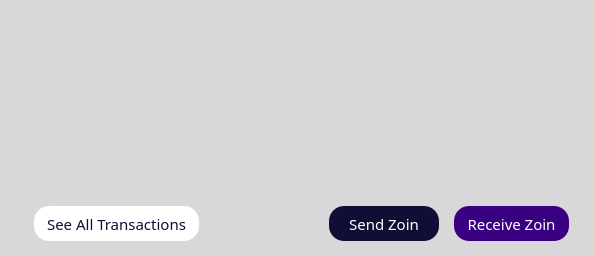
           <widget class="QFrame" name="frame_4">
            <property name="palette">
             <palette>
              <active>
               <colorrole role="Button">
                <brush brushstyle="SolidPattern">
                 <color alpha="255">
                  <red>216</red>
                  <green>216</green>
                  <blue>219</blue>
                 </color>
                </brush>
               </colorrole>
               <colorrole role="Base">
                <brush brushstyle="SolidPattern">
                 <color alpha="255">
                  <red>216</red>
                  <green>216</green>
                  <blue>219</blue>
                 </color>
                </brush>
               </colorrole>
               <colorrole role="Window">
                <brush brushstyle="SolidPattern">
                 <color alpha="255">
                  <red>216</red>
                  <green>216</green>
                  <blue>219</blue>
                 </color>
                </brush>
               </colorrole>
              </active>
              <inactive>
               <colorrole role="Button">
                <brush brushstyle="SolidPattern">
                 <color alpha="255">
                  <red>216</red>
                  <green>216</green>
                  <blue>219</blue>
                 </color>
                </brush>
               </colorrole>
               <colorrole role="Base">
                <brush brushstyle="SolidPattern">
                 <color alpha="255">
                  <red>216</red>
                  <green>216</green>
                  <blue>219</blue>
                 </color>
                </brush>
               </colorrole>
               <colorrole role="Window">
                <brush brushstyle="SolidPattern">
                 <color alpha="255">
                  <red>216</red>
                  <green>216</green>
                  <blue>219</blue>
                 </color>
                </brush>
               </colorrole>
              </inactive>
              <disabled>
               <colorrole role="Button">
                <brush brushstyle="SolidPattern">
                 <color alpha="255">
                  <red>216</red>
                  <green>216</green>
                  <blue>219</blue>
                 </color>
                </brush>
               </colorrole>
               <colorrole role="Base">
                <brush brushstyle="SolidPattern">
                 <color alpha="255">
                  <red>216</red>
                  <green>216</green>
                  <blue>219</blue>
                 </color>
                </brush>
               </colorrole>
               <colorrole role="Window">
                <brush brushstyle="SolidPattern">
                 <color alpha="255">
                  <red>216</red>
                  <green>216</green>
                  <blue>219</blue>
                 </color>
                </brush>
               </colorrole>
              </disabled>
             </palette>
            </property>
            <property name="styleSheet">
             <string notr="true">background-color: rgb(216, 216, 219);
border:0;</string>
            </property>
            <property name="frameShape">
             <enum>QFrame::StyledPanel</enum>
            </property>
            <property name="frameShadow">
             <enum>QFrame::Raised</enum>
            </property>
            <layout class="QVBoxLayout" name="verticalLayout">
             <property name="spacing">
              <number>0</number>
             </property>
             <property name="leftMargin">
              <number>0</number>
             </property>
             <property name="topMargin">
              <number>0</number>
             </property>
             <property name="rightMargin">
              <number>0</number>
             </property>
             <property name="bottomMargin">
              <number>0</number>
             </property>
             <item>
              <widget class="QListView" name="listTransactions">
               <property name="sizePolicy">
                <sizepolicy hsizetype="Expanding" vsizetype="Expanding">
                 <horstretch>0</horstretch>
                 <verstretch>0</verstretch>
                </sizepolicy>
               </property>
               <property name="palette">
                <palette>
                 <active>
                  <colorrole role="Button">
                   <brush brushstyle="SolidPattern">
                    <color alpha="255">
                     <red>255</red>
                     <green>255</green>
                     <blue>255</blue>
                    </color>
                   </brush>
                  </colorrole>
                  <colorrole role="Light">
                   <brush brushstyle="SolidPattern">
                    <color alpha="255">
                     <red>0</red>
                     <green>255</green>
                     <blue>255</blue>
                    </color>
                   </brush>
                  </colorrole>
                  <colorrole role="BrightText">
                   <brush brushstyle="SolidPattern">
                    <color alpha="255">
                     <red>255</red>
                     <green>0</green>
                     <blue>255</blue>
                    </color>
                   </brush>
                  </colorrole>
                  <colorrole role="Base">
                   <brush brushstyle="SolidPattern">
                    <color alpha="255">
                     <red>255</red>
                     <green>255</green>
                     <blue>255</blue>
                    </color>
                   </brush>
                  </colorrole>
                  <colorrole role="Window">
                   <brush brushstyle="SolidPattern">
                    <color alpha="255">
                     <red>255</red>
                     <green>255</green>
                     <blue>255</blue>
                    </color>
                   </brush>
                  </colorrole>
                  <colorrole role="AlternateBase">
                   <brush brushstyle="SolidPattern">
                    <color alpha="255">
                     <red>0</red>
                     <green>0</green>
                     <blue>255</blue>
                    </color>
                   </brush>
                  </colorrole>
                  <colorrole role="NoRole">
                   <brush brushstyle="SolidPattern">
                    <color alpha="255">
                     <red>0</red>
                     <green>0</green>
                     <blue>255</blue>
                    </color>
                   </brush>
                  </colorrole>
                 </active>
                 <inactive>
                  <colorrole role="Button">
                   <brush brushstyle="SolidPattern">
                    <color alpha="255">
                     <red>255</red>
                     <green>255</green>
                     <blue>255</blue>
                    </color>
                   </brush>
                  </colorrole>
                  <colorrole role="Light">
                   <brush brushstyle="SolidPattern">
                    <color alpha="255">
                     <red>0</red>
                     <green>255</green>
                     <blue>255</blue>
                    </color>
                   </brush>
                  </colorrole>
                  <colorrole role="BrightText">
                   <brush brushstyle="SolidPattern">
                    <color alpha="255">
                     <red>255</red>
                     <green>0</green>
                     <blue>255</blue>
                    </color>
                   </brush>
                  </colorrole>
                  <colorrole role="Base">
                   <brush brushstyle="SolidPattern">
                    <color alpha="255">
                     <red>255</red>
                     <green>255</green>
                     <blue>255</blue>
                    </color>
                   </brush>
                  </colorrole>
                  <colorrole role="Window">
                   <brush brushstyle="SolidPattern">
                    <color alpha="255">
                     <red>255</red>
                     <green>255</green>
                     <blue>255</blue>
                    </color>
                   </brush>
                  </colorrole>
                  <colorrole role="AlternateBase">
                   <brush brushstyle="SolidPattern">
                    <color alpha="255">
                     <red>0</red>
                     <green>0</green>
                     <blue>255</blue>
                    </color>
                   </brush>
                  </colorrole>
                  <colorrole role="NoRole">
                   <brush brushstyle="SolidPattern">
                    <color alpha="255">
                     <red>0</red>
                     <green>0</green>
                     <blue>255</blue>
                    </color>
                   </brush>
                  </colorrole>
                 </inactive>
                 <disabled>
                  <colorrole role="Button">
                   <brush brushstyle="SolidPattern">
                    <color alpha="255">
                     <red>255</red>
                     <green>255</green>
                     <blue>255</blue>
                    </color>
                   </brush>
                  </colorrole>
                  <colorrole role="Light">
                   <brush brushstyle="SolidPattern">
                    <color alpha="255">
                     <red>0</red>
                     <green>255</green>
                     <blue>255</blue>
                    </color>
                   </brush>
                  </colorrole>
                  <colorrole role="BrightText">
                   <brush brushstyle="SolidPattern">
                    <color alpha="255">
                     <red>255</red>
                     <green>0</green>
                     <blue>255</blue>
                    </color>
                   </brush>
                  </colorrole>
                  <colorrole role="Base">
                   <brush brushstyle="SolidPattern">
                    <color alpha="255">
                     <red>255</red>
                     <green>255</green>
                     <blue>255</blue>
                    </color>
                   </brush>
                  </colorrole>
                  <colorrole role="Window">
                   <brush brushstyle="SolidPattern">
                    <color alpha="255">
                     <red>255</red>
                     <green>255</green>
                     <blue>255</blue>
                    </color>
                   </brush>
                  </colorrole>
                  <colorrole role="AlternateBase">
                   <brush brushstyle="SolidPattern">
                    <color alpha="255">
                     <red>0</red>
                     <green>0</green>
                     <blue>255</blue>
                    </color>
                   </brush>
                  </colorrole>
                  <colorrole role="NoRole">
                   <brush brushstyle="SolidPattern">
                    <color alpha="255">
                     <red>0</red>
                     <green>0</green>
                     <blue>255</blue>
                    </color>
                   </brush>
                  </colorrole>
                 </disabled>
                </palette>
               </property>
               <property name="font">
                <font>
                 <family>ZoinLight</family>
                 <pointsize>11</pointsize>
                </font>
               </property>
               <property name="styleSheet">
                <string notr="true">background-color: rgb(255, 255, 255);
QListView { background: transparent; };
border:0;
padding-left: 25;
padding-right:25;
padding-top: 15;
padding-bottom: 15;</string>
               </property>
               <property name="frameShape">
                <enum>QFrame::StyledPanel</enum>
               </property>
               <property name="frameShadow">
                <enum>QFrame::Plain</enum>
               </property>
               <property name="verticalScrollBarPolicy">
                <enum>Qt::ScrollBarAlwaysOff</enum>
               </property>
               <property name="horizontalScrollBarPolicy">
                <enum>Qt::ScrollBarAlwaysOff</enum>
               </property>
               <property name="selectionMode">
                <enum>QAbstractItemView::NoSelection</enum>
               </property>
               <property name="spacing">
                <number>0</number>
               </property>
              </widget>
             </item>
             <item>
              <widget class="QFrame" name="frame_2">
               <property name="sizePolicy">
                <sizepolicy hsizetype="Preferred" vsizetype="Preferred">
                 <horstretch>0</horstretch>
                 <verstretch>0</verstretch>
                </sizepolicy>
               </property>
               <property name="minimumSize">
                <size>
                 <width>0</width>
                 <height>0</height>
                </size>
               </property>
               <property name="styleSheet">
                <string notr="true">border:0</string>
               </property>
               <property name="frameShape">
                <enum>QFrame::StyledPanel</enum>
               </property>
               <property name="frameShadow">
                <enum>QFrame::Raised</enum>
               </property>
               <property name="lineWidth">
                <number>0</number>
               </property>
               <layout class="QHBoxLayout" name="horizontalLayout_6">
                <property name="spacing">
                 <number>40</number>
                </property>
                <property name="leftMargin">
                 <number>25</number>
                </property>
                <property name="topMargin">
                 <number>5</number>
                </property>
                <property name="rightMargin">
                 <number>25</number>
                </property>
                <property name="bottomMargin">
                 <number>5</number>
                </property>
                <item>
                 <widget class="QFrame" name="frame_5">
                  <property name="frameShape">
                   <enum>QFrame::StyledPanel</enum>
                  </property>
                  <property name="frameShadow">
                   <enum>QFrame::Raised</enum>
                  </property>
                  <layout class="QHBoxLayout" name="horizontalLayout_10">
                   <property name="rightMargin">
                    <number>0</number>
                   </property>
                   <item>
                    <widget class="QPushButton" name="seeAllTransactions">
                     <property name="sizePolicy">
                      <sizepolicy hsizetype="MinimumExpanding" vsizetype="Fixed">
                       <horstretch>0</horstretch>
                       <verstretch>0</verstretch>
                      </sizepolicy>
                     </property>
                     <property name="minimumSize">
                      <size>
                       <width>165</width>
                       <height>0</height>
                      </size>
                     </property>
                     <property name="font">
                      <font>
                       <family>ZoinRegular</family>
                       <pointsize>11</pointsize>
                       <weight>50</weight>
                       <bold>false</bold>
                      </font>
                     </property>
                     <property name="styleSheet">
                      <string notr="true">color: rgb(15, 15, 54);
border-radius:15px;
height:35px;
width:10px;
border-color:gray;
border-width:0px;
background-color:white;
border-style:solid;</string>
                     </property>
                     <property name="text">
                      <string>See All Transactions</string>
                     </property>
                     <property name="iconSize">
                      <size>
                       <width>16</width>
                       <height>16</height>
                      </size>
                     </property>
                     <property name="flat">
                      <bool>false</bool>
                     </property>
                    </widget>
                   </item>
                   <item>
                    <spacer name="horizontalSpacer_4">
                     <property name="orientation">
                      <enum>Qt::Horizontal</enum>
                     </property>
                     <property name="sizeHint" stdset="0">
                      <size>
                       <width>40</width>
                       <height>20</height>
                      </size>
                     </property>
                    </spacer>
                   </item>
                  </layout>
                 </widget>
                </item>
                <item>
                 <layout class="QHBoxLayout" name="horizontalLayout_5">
                  <property name="spacing">
                   <number>15</number>
                  </property>
                  <property name="leftMargin">
                   <number>50</number>
                  </property>
                  <item>
                   <widget class="QPushButton" name="send">
                    <property name="sizePolicy">
                     <sizepolicy hsizetype="MinimumExpanding" vsizetype="Fixed">
                      <horstretch>0</horstretch>
                      <verstretch>0</verstretch>
                     </sizepolicy>
                    </property>
                    <property name="minimumSize">
                     <size>
                      <width>110</width>
                      <height>0</height>
                     </size>
                    </property>
                    <property name="font">
                     <font>
                      <family>ZoinRegular</family>
                      <pointsize>11</pointsize>
                      <weight>50</weight>
                      <bold>false</bold>
                     </font>
                    </property>
                    <property name="autoFillBackground">
                     <bool>false</bool>
                    </property>
                    <property name="styleSheet">
                     <string notr="true">background-color: rgb(15, 15, 54);
color: white;
border-radius:15px;
height:35px;
width:50px;
border-width:0px;</string>
                    </property>
                    <property name="text">
                     <string>Send Zoin</string>
                    </property>
                   </widget>
                  </item>
                  <item>
                   <widget class="QPushButton" name="receive">
                    <property name="sizePolicy">
                     <sizepolicy hsizetype="MinimumExpanding" vsizetype="Fixed">
                      <horstretch>0</horstretch>
                      <verstretch>0</verstretch>
                     </sizepolicy>
                    </property>
                    <property name="minimumSize">
                     <size>
                      <width>115</width>
                      <height>0</height>
                     </size>
                    </property>
                    <property name="font">
                     <font>
                      <family>ZoinRegular</family>
                      <pointsize>11</pointsize>
                      <weight>50</weight>
                      <bold>false</bold>
                     </font>
                    </property>
                    <property name="styleSheet">
                     <string notr="true">background-color: rgb(57, 0, 130);
color: white;
border-radius:15px;
height:35px;
width:60px;
border-width:0px;</string>
                    </property>
                    <property name="text">
                     <string>Receive Zoin</string>
                    </property>
                    <property name="iconSize">
                     <size>
                      <width>16</width>
                      <height>16</height>
                     </size>
                    </property>
                   </widget>
                  </item>
                 </layout>
                </item>
               </layout>
              </widget>
             </item>
            </layout>
           </widget>
